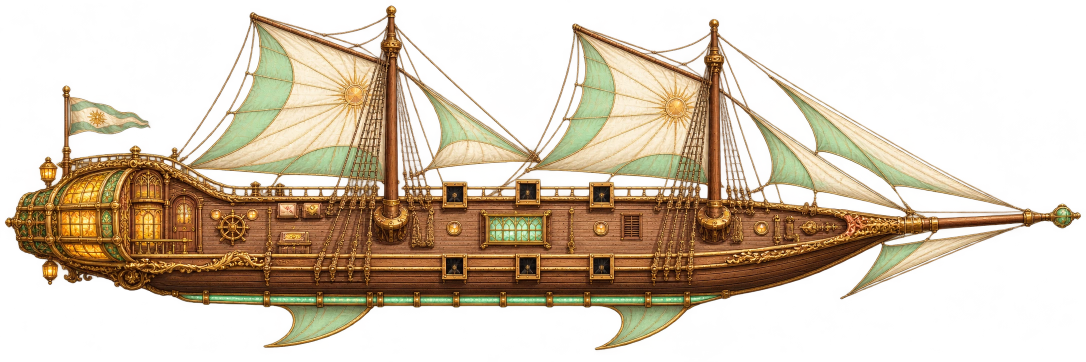
#> input picture study/wayfarer-elevation.webp, 2172 x 724 px, found by its file name (shown at 1/2 size)
$ python build_wayfarer.py
#> lines starting #> are read from the running program, lines starting #| are printed output that depends on the picture
"""Bake the Wayfarer's cubic lattice from its painted elevations. Requires Pillow and NumPy.

Coordinates in the construction notes are pixels of the 2172 x 724 side master.
Each output face belongs to an occupied cell next to an empty one. Internal faces
are discarded. The browser draws all exterior faces with a single instanced mesh.
"""

from pathlib import Path
import gzip
import struct
import numpy as np
from PIL import Image

ART = Path(__file__).resolve().parents[1] / "public" / "study"
SIDE = Image.open(ART / "wayfarer-elevation.webp").convert("RGBA")
#> SIDE is the input picture: PIL image 2172x724 RGBA; mean R, G, B, A 90.4, 67.8, 41.1, 107.3
DECK = np.asarray(Image.open(ART / "wayfarer-deck.webp").convert("RGBA"))
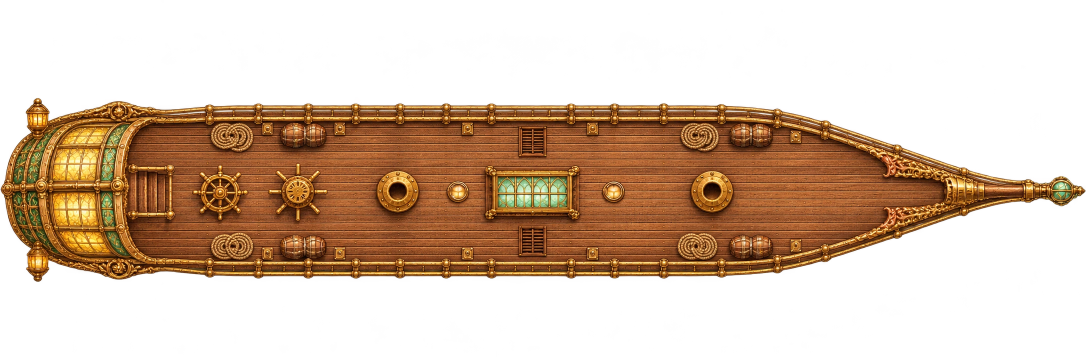
#> input picture study/wayfarer-deck.webp, 2172 x 724 px, found by its file name (shown at 1/2 size)
#> DECK is the input picture: shape (724, 2172, 4); mean R, G, B, A 60, 36.3, 16.9, 97.2
STERN = np.asarray(Image.open(ART / "wayfarer-stern.webp").convert("RGBA"))
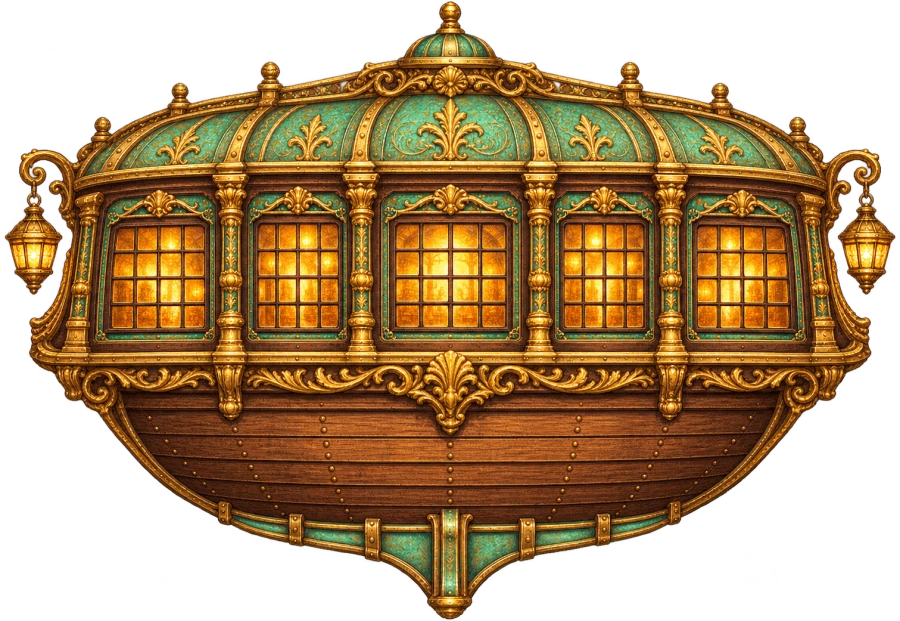
#> input picture study/wayfarer-stern.webp, 900 x 621 px, found by its file name
#> STERN is the input picture: shape (621, 900, 4); mean R, G, B, A 87.8, 58.5, 23.2, 155.6
BOW = np.asarray(Image.open(ART / "wayfarer-bow.webp").convert("RGBA"))
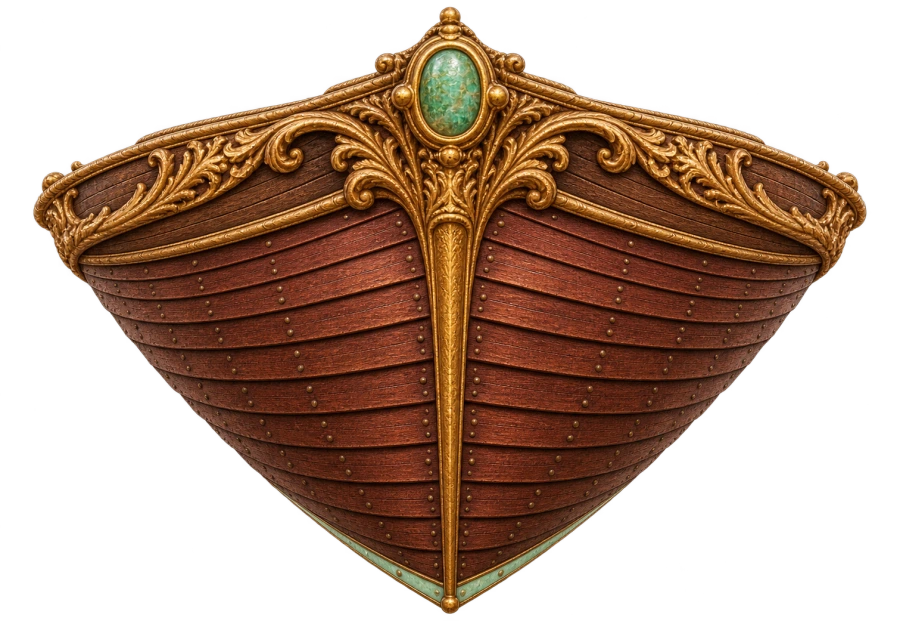
#> input picture study/wayfarer-bow.webp, 900 x 621 px, found by its file name
#> BOW is the input picture: shape (621, 900, 4); mean R, G, B, A 59.3, 33.4, 18.2, 125.7
W, H = SIDE.size
#> W = 2172; H = 724
# Deck sheer, keel and beam at successive stations from stern to bowsprit.
STATIONS = np.array(
    [
        [0, 449, 450, 2],
        [20, 423, 466, 40],
        [55, 401, 511, 86],
        [116, 392, 547, 125],
        [216, 381, 576, 148],
        [330, 380, 594, 155],
        [465, 395, 607, 159],
        [710, 391, 614, 162],
        [1040, 388, 615, 162],
        [1300, 391, 612, 156],
        [1450, 400, 595, 145],
        [1550, 409, 575, 123],
        [1680, 421, 533, 93],
        [1795, 432, 488, 49],
        [1870, 435, 462, 18],
        [1945, 435, 448, 9],
        [2080, 428, 443, 7],
        [2127, 419, 451, 12],
        [2150, 423, 443, 7],
        [2172, 431, 432, 1],
    ],
    dtype=float,
)
CABIN = np.array(
    [
        [16, 431],
        [41, 394],
        [65, 379],
        [90, 338],
        [130, 318],
        [195, 302],
        [251, 294],
        [301, 307],
        [358, 335],
        [420, 378],
        [467, 399],
    ],
    dtype=float,
)


def bake(width):
    k = width / W
    height = round(H * k)
    center = int(np.ceil(205 * k))
    source = np.array(SIDE.resize((width, height), Image.Resampling.LANCZOS))
    opaque = source[:, :, 3] >= 95
    ix = (np.arange(width, dtype=np.float32) + 0.5) / k
    iy = (np.arange(height, dtype=np.float32)[:, None] + 0.5) / k
    sheer, keel, beam = [np.interp(ix, STATIONS[:, 0], STATIONS[:, i]).astype("f") for i in (1, 2, 3)]
    side = np.zeros((height, width, 2 * center + 1), np.uint8)
    # Solid hull sections taper continuously from their maximum beam towards a narrow lift keel.
    depth = np.clip((iy - sheer) / np.maximum(1, keel - sheer), 0, 1)
    wall = beam * (0.04 + 0.96 * np.sqrt(np.maximum(0, 1 - depth**1.28)))
    hull = opaque & (iy >= sheer - 1) & (iy <= keel + 1)
    cabin_top = np.interp(ix, CABIN[:, 0], CABIN[:, 1])
    cabin = opaque & (ix >= 16) & (ix < 467) & (iy < sheer) & (iy >= cabin_top)
    rise = np.clip((sheer - iy) / np.maximum(1, sheer - cabin_top), 0, 1)
    cabin_wall = beam * 0.95 * np.sqrt(np.maximum(0.015, 1 - rise**2.6))
    # The four cloth panels lie on different bearings. Wind fills the centers;
    # luffs stay at the spars. The depth of the cloth is two physical cells.
    # A continuous field keeps fine strokes on both sides of a sail seam
    # attached when seen end-on. Gaffs and mast sockets share these end points.
    bearing = np.interp(
        ix,
        [0, 130, 308, 375, 505, 780, 841, 1022, 1148, 1428, 1560, 1820, 2120, 2172],
        [0, 0, -27, 104, 73, 0, -12, 115, 78, 0, -24, 42, 0, 0],
    )
    curvature = np.interp(
        ix,
        [0, 350, 540, 780, 910, 1070, 1240, 1428, 1660, 2120, 2172],
        [0, 0, 19, 0, 13, 2, 19, 0, 24, 0, 0],
    )
    sheet = bearing + curvature * np.sin(np.clip((iy - 27) / 383, 0, 1) * np.pi)
    # Small ventral fins have their own roots, thickness and opposite camber.
    fins = iy > keel + 1
    sheet = np.where(fins, (iy - keel) * np.where(ix < 1000, 0.52, -0.52), sheet)
    rig = opaque & ~hull & ~cabin
    yy, xx = np.nonzero(rig)
    z0 = np.rint(sheet[yy, xx] * k).astype(int) + center
    for offset in (-1, 0, 1):
        side[yy, xx, np.clip(z0 + offset, 0, 2 * center)] = 3
    for zz in range(2 * center + 1):
        radius = abs(zz - center) / k
        side[:, :, zz][hull & (wall >= radius)] = 1
        side[:, :, zz][cabin & (cabin_wall >= radius)] = 2

    def rod(start, end, radius, material):
        # Rounded solid rods in ship coordinates, including diagonal stays and ratlines.
        a = np.array(start, dtype="f") * k
        b = np.array(end, dtype="f") * k
        a[2] += center
        b[2] += center
        length = np.linalg.norm(b - a)
        n = max(2, int(np.ceil(length * 1.15)))
        line = np.linspace(a, b, n).round().astype(int)
        rr = max(0.57, radius * k)
        r = int(np.ceil(rr))
        for dx in range(-r, r + 1):
            for dy in range(-r, r + 1):
                for dz in range(-r, r + 1):
                    if dx * dx + dy * dy + dz * dz > rr * rr:
                        continue
                    x, y, z = (line + [dx, dy, dz]).T
                    ok = (
                        (x >= 0) & (x < width) & (y >= 0) & (y < height) & (z >= 0) & (z < side.shape[2])
                    )
                    side[y[ok], x[ok], z[ok]] = material

    # Masts are round all the way through. Paint their axial wood grain and brass collars
    # from a strip just inside the original painted mast rather than baking a lighting ramp.
    for mast, crown, foot in [(781, 10, 399), (1428, 47, 408)]:
        for y in range(int(crown * k), int(foot * k) + 1):
            t = (y / k - crown) / (foot - crown)
            radius = (6.5 + 8.5 * t) * k
            x0 = int(mast * k)
            for dx in range(-int(radius), int(radius) + 1):
                half = int(np.sqrt(max(0, radius**2 - dx**2)))
                side[y, x0 + dx, center - half : center + half + 1] = 4
        # Port and starboard shrouds and the cross-tied ladders behind each sail.
        for direction in (-1, 1):
            feet = [
                (mast - 102, foot + 2, 140 * direction),
                (mast - 55, foot + 1, 145 * direction),
                (mast + 44, foot, 141 * direction),
                (mast + 74, foot + 1, 140 * direction),
            ]
            head = np.array([mast, crown + 48, 3 * direction])
            for footpoint in feet:
                rod(head, footpoint, 1.65, 5)
            for t in np.arange(0.28, 0.99, 0.058):
                l = head + (np.array(feet[0]) - head) * t
                r = head + (np.array(feet[1]) - head) * t
                rod(l, r, 1.1, 5)
    rod((782, 47, 0), (506, 32, 73), 4.3, 6)
    rod((1428, 76, 0), (1148, 47, 78), 4.2, 6)
    rod((785, 345, 0), (378, 337, 104), 4, 6)
    rod((1420, 355, 0), (1022, 340, 115), 4, 6)
    rod((785, 38, 0), (1426, 67, 0), 1.5, 5)
    rod((1425, 66, 0), (2120, 427, 0), 1.6, 5)
    rod((1431, 92, 0), (1833, 429, -42), 1.4, 5)
    rod((779, 48, 0), (206, 364, -107), 1.5, 5)
    # Raised skylight, hatch covers and belaying rails have shape even from directly overhead.
    for xa, xb, hw, thickness in [(953, 1146, 45, 12), (1026, 1105, 80, 5), (270, 338, 34, 10)]:
        for x in range(int(xa * k), int(xb * k)):
            cap = int(round(sheer[x] * k))
            lo = center - int(hw * k)
            hi = center + int(hw * k)
            side[cap - int(thickness * k) : cap + 1, x, lo:hi] = 7
    for sign in (-1, 1):
        previous = None
        for x in range(450, 1781, 22):
            xg = min(width - 1, int(x * k))
            p = (x, sheer[xg] - 9, sign * (beam[xg] - 3))
            if previous is not None:
                rod(previous, p, 2, 8)
            if (x - 450) % 66 == 0:
                rod(p, (x, sheer[xg] + 1, p[2]), 1.8, 8)
            previous = p

    # The gallery has a separate transom master. Its rear face curves around
    # both quarters and the brass frame stands proud of the recessed glazing.
    z_world = (np.arange(side.shape[2]) - center) / k
    stern_u = np.clip(((z_world / 282 + 0.5) * (STERN.shape[1] - 1)).astype(int), 0, STERN.shape[1] - 1)
    stern_v = np.clip(((iy[:, 0] - 294) / 280 * (STERN.shape[0] - 1)).astype(int), 0, STERN.shape[0] - 1)
    back = STERN[stern_v[:, None], stern_u]
    transom = (back[:, :, 3] > 115) & (np.abs(z_world) < 141) & (iy >= 294) & (iy <= 574)
    rear_x = 10 + 81 * (z_world / 141) ** 2 + 38 * ((iy - 441) / 147) ** 2
    recess = np.clip((back[:, :, 0].astype(float) - back[:, :, 2]) / 255, 0, 1) * 3
    front = np.rint((rear_x - recess) * k).astype(int)
    for y, z in zip(*np.nonzero(transom)):
        start = front[y, z]
        # Join into the existing rounded cabin. Outboard lamps get a short
        # housing of their own where the transom silhouette overhangs the hull.
        line = side[y, :, z]
        inside = np.flatnonzero((line[start : int(265 * k)] == 1) | (line[start : int(265 * k)] == 2))
        stop = start + (int(inside[0]) + 2 if inside.size else max(2, int(13 * k)))
        line[:start] = np.where((line[:start] == 1) | (line[:start] == 2), 0, line[:start])
        line[start:stop] = 9

    # A narrow stem follows the forward sweep of the hull under the bowsprit.
    previous = None
    for y in range(round(453 * k), round(600 * k), 2):
        section = np.flatnonzero(side[y, :, center] == 1)
        if not section.size:
            continue
        point = (section[-1] / k + 1, y / k, 0)
        if previous is not None:
            rod(previous, point, 3.5, 10)
        previous = point
    bow_edge = np.full((height, side.shape[2]), -1, dtype=int)
    for x in range(round(1270 * k), width):
        surface = side[:, x, :]
        bow_edge[(surface == 1) | (surface == 10)] = x

    deck = DECK
    # Remap each deck station to the authored plan's nontransparent beam.
    deck_x = np.clip((ix / W * deck.shape[1]).astype(int), 0, deck.shape[1] - 1)
    valid_deck = deck[:, :, 3] > 120
    dlow = valid_deck.argmax(axis=0)[deck_x]
    dhigh = (deck.shape[0] - 1 - valid_deck[::-1].argmax(axis=0))[deck_x]
    records = []
    # Stored normal order: +X, -X, +Y(up), -Y, +Z, -Z. Side array Y runs downward.
    for axis, step in ((1, 1), (1, -1), (0, -1), (0, 1), (2, 1), (2, -1)):
        normal = len(records)
        neighbour = np.roll(side, -step, axis=axis)
        edge = [slice(None)] * 3
        edge[axis] = -1 if step == 1 else 0
        neighbour[tuple(edge)] = 0
        y, x, z = np.nonzero((side != 0) & (neighbour == 0))
        del neighbour
        material = side[y, x, z]
        color = source[y, x, :3].copy()
        frac = np.clip((z - center) / (np.maximum(beam[x], 1) * k), -1, 1)
        deck_y = np.clip(
            ((dlow[x] + dhigh[x]) / 2 + frac * (dhigh[x] - dlow[x]) * 0.486).astype(int),
            0,
            deck.shape[0] - 1,
        )
        deck_color = deck[deck_y, deck_x[x], :3]
        on_deck = (material == 7) | ((material == 1) & (y / k < sheer[x] + 4) & (normal == 2))
        # Use golden glazing from the roof plan for the raised aft cabin.
        on_roof = (material == 2) & (normal == 2) & (np.abs(frac) < 0.62)
        color[on_deck | on_roof] = deck_color[on_deck | on_roof]
        on_mast = material == 4
        mast = np.where(ix[x] < 1100, 781, 1428)
        mx = np.clip((mast * k + ((z - center) * 0.38)).astype(int), 0, width - 1)
        color[on_mast] = source[y[on_mast], mx[on_mast], :3]
        # Narrow rods derive their pigment from original pixels of hemp, wood and brass.
        for ident, anchor in [(5, (695, 270)), (6, (780, 183)), (8, (529, 550))]:
            mask = material == ident
            if not np.any(mask):
                continue
            ox = np.round((anchor[0] + ((x[mask] + z[mask]) % 5) - 2) * k).astype(int)
            oy = np.round((anchor[1] + ((y[mask] + z[mask]) % 9) - 4) * k).astype(int)
            sampled = source[oy, ox, :3]
            if ident == 5:
                sampled = (np.array([112, 83, 48]) * 0.72 + sampled * 0.28).astype("u1")
            color[mask] = sampled
        # Project the carved cheeks across the forward-facing cells, gently
        # blending into the painted flanks as the hull opens out towards the beam.
        at_bow = ((material == 1) | (material == 10)) & (ix[x] > 1270)
        idx = np.flatnonzero(at_bow)
        if idx.size:
            by, bx, bz = y[idx], x[idx], z[idx]
            u = np.clip(
                ((z_world[bz] / 275 + 0.5) * (BOW.shape[1] - 1)).astype(int), 0, BOW.shape[1] - 1
            )
            v = np.clip(((by / k - 399) / 213 * (BOW.shape[0] - 1)).astype(int), 0, BOW.shape[0] - 1)
            fragment = BOW[v, u]
            reach = np.clip(1 - (bow_edge[by, bz] - bx) / (68 * k), 0, 1)
            opacity = (fragment[:, 3] / 255 * reach * np.clip((ix[bx] - 1270) / 135, 0, 1))[:, None]
            color[idx] = color[idx] * (1 - opacity) + fragment[:, :3] * opacity
        gallery = material == 9
        color[gallery] = STERN[stern_v[y[gallery]], stern_u[z[gallery]], :3]
        entry = np.empty(len(x), dtype=[("cell", "<u2", (3,)), ("ink", "u1", (4,))])
        entry["cell"][:, 0] = x
        entry["cell"][:, 1] = height - 1 - y
        entry["cell"][:, 2] = z
        entry["ink"][:, :3] = color
        entry["ink"][:, 3] = normal
        records.append(entry)
    n = sum(len(a) for a in records)
    out = ART / f"wayfarer-{width}.vox.gz"
    with gzip.GzipFile(filename=str(out), mode="wb", compresslevel=6, mtime=0) as f:
        f.write(
            struct.pack(
                "<4sIIIII", b"SKV1", width, height, side.shape[2], n, int(np.count_nonzero(side))
            )
        )
        for group in records:
            f.write(group.tobytes())
    print(
        width,
        "across;",
        np.count_nonzero(side),
        "occupied cells;",
        n,
        "exterior faces;",
#> (the run stopped early here; a loop or call above may not have finished)
